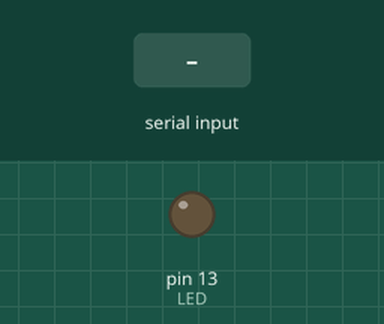
This sketch was run on a simulated Arduino Uno, built with avr-gcc and run on an emulated ATmega328P. On the bench: output pins drawn as LEDs (lit = HIGH). The inputs (shaded band) are chosen by the test bench. What the sketch prints to the serial monitor is not drawn.

Above: at 2.8 s.
2.9 s: "a" received over the second serial link
At 4.0 s:
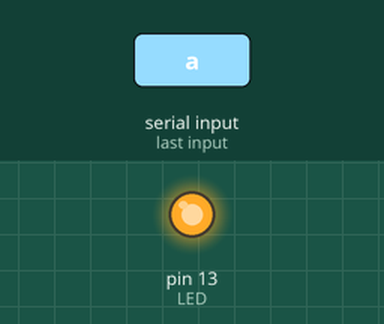
4.6 s: "b" received over the second serial link
At 6.2 s:
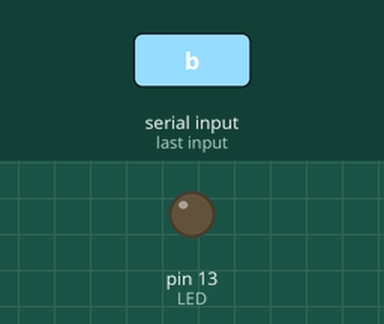
Timing chart, 0 to 7.7 s (numbered marks = the images above; inputs shaded):
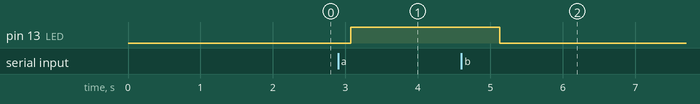

The sketch:

esp32arduino.ino
```cpp
#include <SoftwareSerial.h> // 소프트웨어 시리얼 라이브러리 포함

// 소프트웨어 시리얼 핀 설정 (7번 TX, 8번 RX)
SoftwareSerial mySerial(7, 8);

void setup() {
  Serial.begin(115200);  // 시리얼 모니터 시작
  mySerial.begin(9600);  // ESP32와의 소프트웨어 시리얼 시작
  Serial.println("Arduino SoftwareSerial 통신 시작"); // 초기화 메시지 출력
  pinMode(13, OUTPUT);  // 13번 핀을 출력 모드로 설정 (LED 핀)
}

void loop() {
  // 수신 데이터 확인
  if (mySerial.available() > 0) {
    char c = mySerial.read();  // 수신된 데이터 읽기
    Serial.print("수신된 문자: "); // 수신된 문자 출력
    Serial.println(c);

    if (c == 'a') {
      digitalWrite(13, HIGH);  // 13번 핀에 HIGH 신호를 보내 LED 켜기
      Serial.println("LED 켜짐"); // LED 켜짐 메시지 출력
    } else if (c == 'b') {
      digitalWrite(13, LOW);   // 13번 핀에 LOW 신호를 보내 LED 끄기
      Serial.println("LED 꺼짐"); // LED 꺼짐 메시지 출력
    }
  }

  // ESP32로 데이터 전송
  mySerial.println("Hello from Arduino Uno"); // ESP32로 문자열 전송
  delay(1000); // 1초 대기
}
```

Measured:
- after the input at 2.9 s, pin 13 (LED): LOW → HIGH after 0.18 s
- after the input at 4.6 s, pin 13 (LED): HIGH → LOW after 0.53 s
